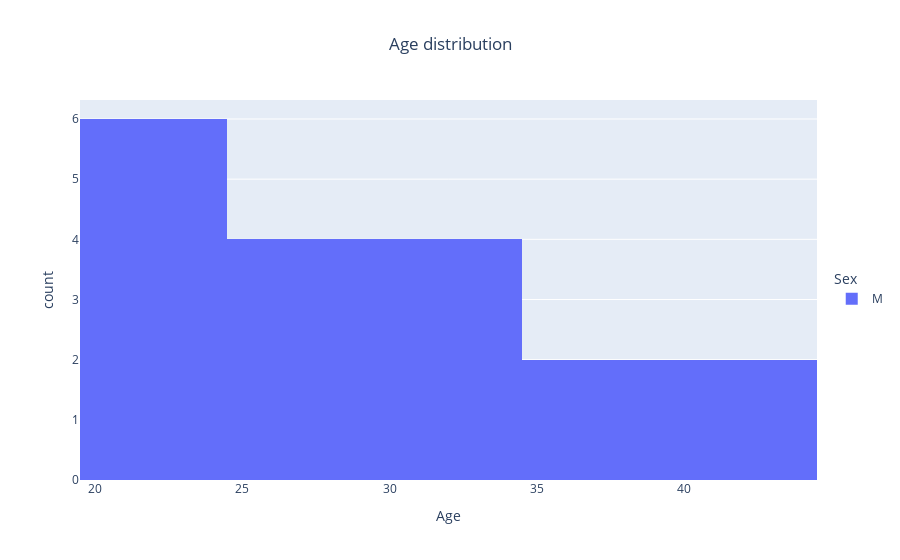

Write notebook code for a chart like this one.
### Markdown cell above
## Histogram age sport

### Code cell
plots.age_histogram(sport_data)

### Figure 1 — Plotly figure (JSON) as saved in the notebook; plotly's stock layout.template omitted (floating-point values rounded to 4 significant figures)
{"data": [{"alignmentgroup": "True", "bingroup": "x", "hovertemplate": "Sex=M<br>Age=%{x}<br>count=%{y}<extra></extra>", "legendgroup": "M", "marker": {"color": "#636efa", "pattern": {"shape": ""}}, "name": "M", "offsetgroup": "M", "orientation": "v", "showlegend": true, "type": "histogram", "x": [40, null, null, 24, 26, null, null, 24, 26, 32, 25, 24, 24, null, 35, 31, 24, 35, null, 33, 21, 31, 29, 44], "xaxis": "x", "yaxis": "y"}], "layout": {"barmode": "group", "legend": {"title": {"text": "Sex"}, "tracegroupgap": 0, "y": 0.5}, "paper_bgcolor": "rgba(0,0,0,0)", "title": {"text": "Age distribution", "x": 0.5}, "xaxis": {"anchor": "y", "domain": [0, 1], "title": {"text": "Age"}}, "yaxis": {"anchor": "x", "domain": [0, 1], "title": {"text": "count"}}}}
